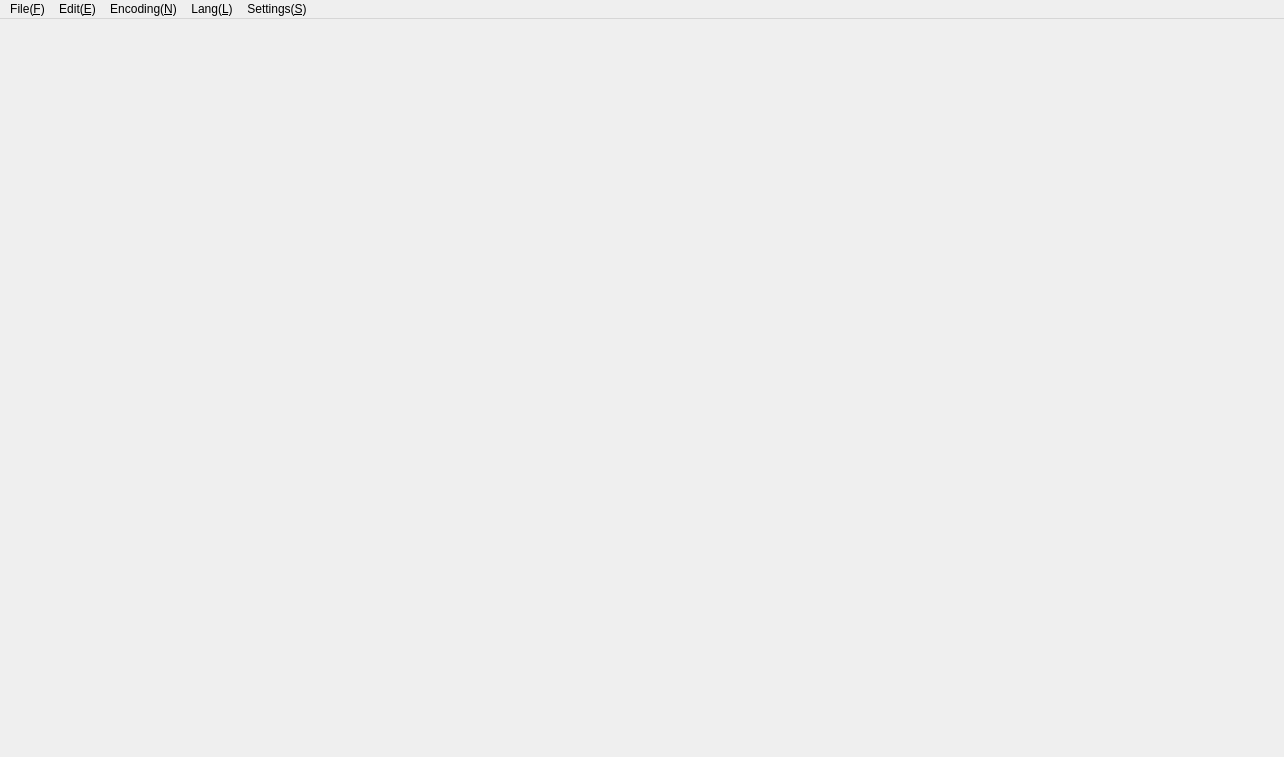
<?xml version="1.0" encoding="UTF-8"?>
<ui version="4.0">
 <class>CMainWindow</class>
 <widget class="QMainWindow" name="CMainWindow">
  <property name="geometry">
   <rect>
    <x>0</x>
    <y>0</y>
    <width>1284</width>
    <height>757</height>
   </rect>
  </property>
  <property name="windowTitle">
   <string>GuaGuaEditer</string>
  </property>
  <property name="windowIcon">
   <iconset>
    <normaloff>:/res/Text Edit.ico</normaloff>:/res/Text Edit.ico</iconset>
  </property>
  <widget class="QWidget" name="centralwidget"/>
  <widget class="QMenuBar" name="menubar">
   <property name="geometry">
    <rect>
     <x>0</x>
     <y>0</y>
     <width>1284</width>
     <height>23</height>
    </rect>
   </property>
   <widget class="QMenu" name="menuView">
    <property name="title">
     <string>File(&amp;F)</string>
    </property>
    <addaction name="actionNew"/>
    <addaction name="actionOpen"/>
    <addaction name="actionSave"/>
    <addaction name="actionSave_as"/>
    <addaction name="actionSave_All"/>
   </widget>
   <widget class="QMenu" name="menuEdit">
    <property name="title">
     <string>Edit(&amp;E)</string>
    </property>
   </widget>
   <widget class="QMenu" name="menuEncoding">
    <property name="title">
     <string>Encoding(&amp;N)</string>
    </property>
   </widget>
   <widget class="QMenu" name="menuLang">
    <property name="title">
     <string>Lang(&amp;L)</string>
    </property>
   </widget>
   <widget class="QMenu" name="menuSettings">
    <property name="title">
     <string>Settings(&amp;S)</string>
    </property>
   </widget>
   <addaction name="menuView"/>
   <addaction name="menuEdit"/>
   <addaction name="menuEncoding"/>
   <addaction name="menuLang"/>
   <addaction name="menuSettings"/>
  </widget>
  <action name="actionNew">
   <property name="text">
    <string>New</string>
   </property>
   <property name="shortcut">
    <string>Ctrl+N</string>
   </property>
  </action>
  <action name="actionOpen">
   <property name="text">
    <string>Open</string>
   </property>
   <property name="shortcut">
    <string>Ctrl+O</string>
   </property>
  </action>
  <action name="actionSave">
   <property name="text">
    <string>Save</string>
   </property>
   <property name="shortcut">
    <string>Ctrl+S</string>
   </property>
  </action>
  <action name="actionSave_as">
   <property name="text">
    <string>Save As</string>
   </property>
   <property name="shortcut">
    <string>Ctrl+Alt+S</string>
   </property>
  </action>
  <action name="actionSave_All">
   <property name="text">
    <string>Save All</string>
   </property>
   <property name="shortcut">
    <string>Ctrl+Shift+S</string>
   </property>
  </action>
 </widget>
 <resources/>
 <connections/>
</ui>
